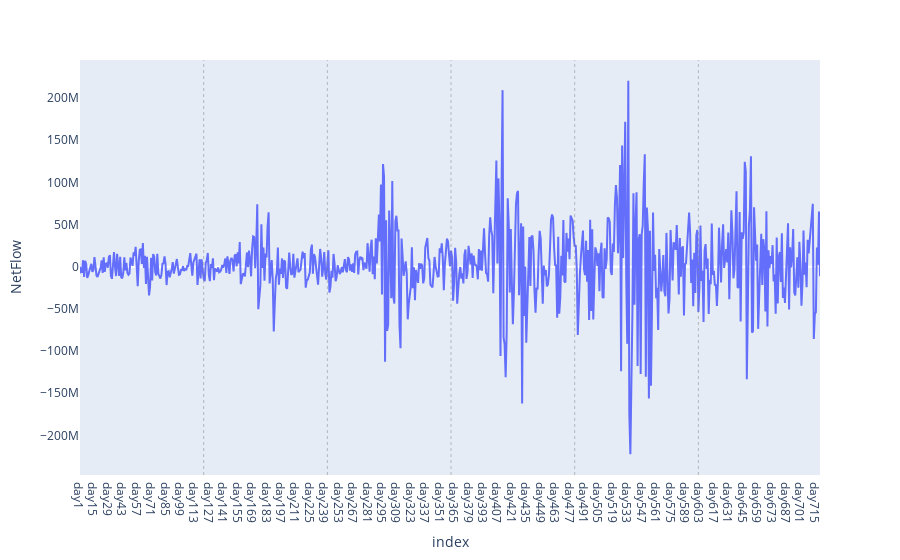
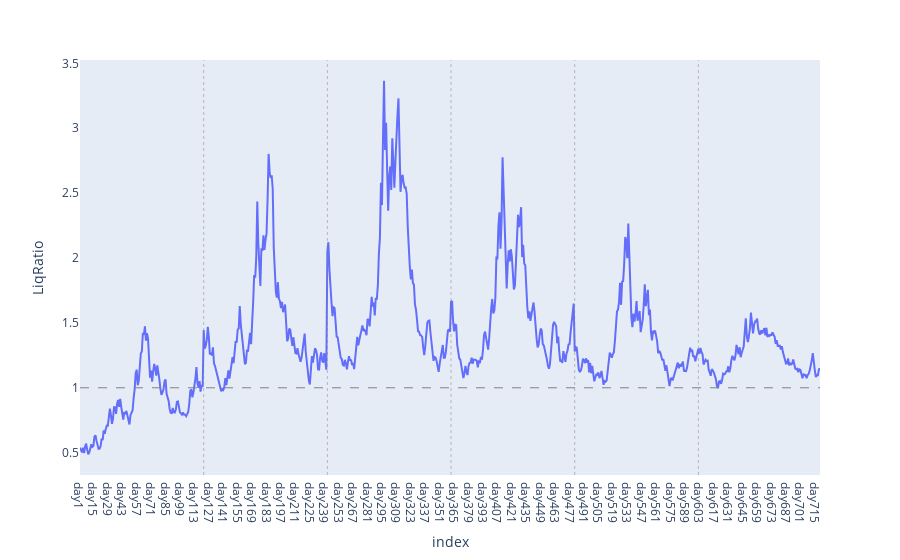
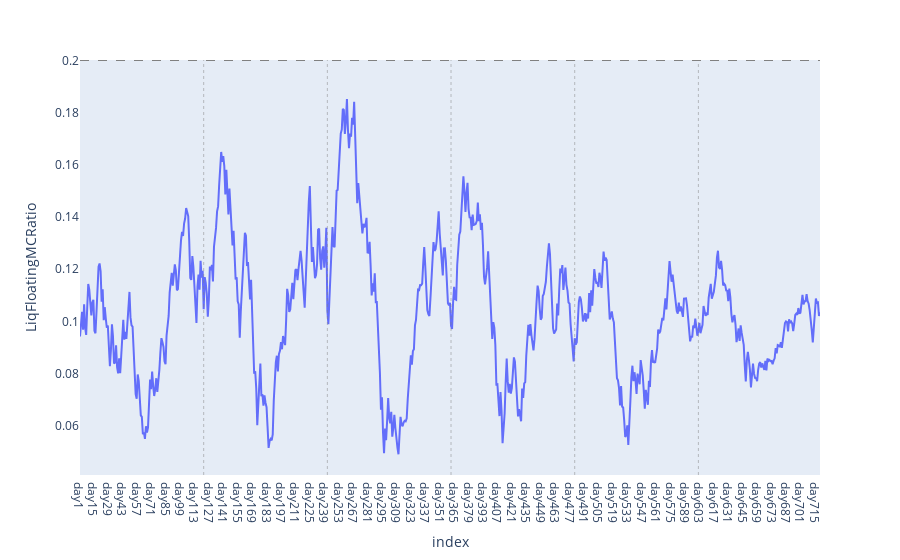

Here is the notebook cell these charts were saved with, in order:
### Code cell
# Plot batch1
for col in df.columns:
    if col in ('NetFlow', 'LiqRatio', 'LiqFloatingMCRatio'):
        fig = df.plot(x=df.index, y=df[col])
        fig.layout.update(xaxis=dict(showgrid=False), yaxis=dict(showgrid=False))
        for i in range (params.short_cycle, params.horizon, params.short_cycle):
            fig.add_vline(x=i, line_width=0.5, line_dash="dot", line_color="grey")
        if col == 'LiqRatio':
            fig.add_hline(y=1, line_width=1, line_dash="dash", line_color="grey")
        if col == 'LiqFloatingMCRatio':
            fig.add_hline(y=0.2, line_width=1, line_dash="dash", line_color="grey")
        fig.show()

### Figure 1 — Plotly figure (JSON) as saved in the notebook; plotly's stock layout.template omitted (floating-point values rounded to 4 significant figures; data arrays with more than 128 entries replaced by an {"elided": "..."} marker saying what was removed)
{"data": [{"hovertemplate": "index=%{x}<br>NetFlow=%{y}<extra></extra>", "legendgroup": "", "line": {"color": "#636efa", "dash": "solid"}, "marker": {"symbol": "circle"}, "mode": "lines", "name": "", "orientation": "v", "showlegend": false, "type": "scatter", "x": {"elided": "719 str values"}, "xaxis": "x", "y": {"elided": "719 float values"}, "yaxis": "y"}], "layout": {"legend": {"tracegroupgap": 0}, "margin": {"t": 60}, "shapes": [{"line": {"color": "grey", "dash": "dot", "width": 0.5}, "type": "line", "x0": 120, "x1": 120, "xref": "x", "y0": 0, "y1": 1, "yref": "y domain"}, {"line": {"color": "grey", "dash": "dot", "width": 0.5}, "type": "line", "x0": 240, "x1": 240, "xref": "x", "y0": 0, "y1": 1, "yref": "y domain"}, {"line": {"color": "grey", "dash": "dot", "width": 0.5}, "type": "line", "x0": 360, "x1": 360, "xref": "x", "y0": 0, "y1": 1, "yref": "y domain"}, {"line": {"color": "grey", "dash": "dot", "width": 0.5}, "type": "line", "x0": 480, "x1": 480, "xref": "x", "y0": 0, "y1": 1, "yref": "y domain"}, {"line": {"color": "grey", "dash": "dot", "width": 0.5}, "type": "line", "x0": 600, "x1": 600, "xref": "x", "y0": 0, "y1": 1, "yref": "y domain"}], "xaxis": {"anchor": "y", "domain": [0, 1], "showgrid": false, "title": {"text": "index"}}, "yaxis": {"anchor": "x", "domain": [0, 1], "showgrid": false, "title": {"text": "NetFlow"}}}}

### Figure 2 — Plotly figure (JSON) as saved in the notebook; plotly's stock layout.template omitted (floating-point values rounded to 4 significant figures; data arrays with more than 128 entries replaced by an {"elided": "..."} marker saying what was removed)
{"data": [{"hovertemplate": "index=%{x}<br>LiqRatio=%{y}<extra></extra>", "legendgroup": "", "line": {"color": "#636efa", "dash": "solid"}, "marker": {"symbol": "circle"}, "mode": "lines", "name": "", "orientation": "v", "showlegend": false, "type": "scatter", "x": {"elided": "719 str values"}, "xaxis": "x", "y": {"elided": "719 float values"}, "yaxis": "y"}], "layout": {"legend": {"tracegroupgap": 0}, "margin": {"t": 60}, "shapes": [{"line": {"color": "grey", "dash": "dot", "width": 0.5}, "type": "line", "x0": 120, "x1": 120, "xref": "x", "y0": 0, "y1": 1, "yref": "y domain"}, {"line": {"color": "grey", "dash": "dot", "width": 0.5}, "type": "line", "x0": 240, "x1": 240, "xref": "x", "y0": 0, "y1": 1, "yref": "y domain"}, {"line": {"color": "grey", "dash": "dot", "width": 0.5}, "type": "line", "x0": 360, "x1": 360, "xref": "x", "y0": 0, "y1": 1, "yref": "y domain"}, {"line": {"color": "grey", "dash": "dot", "width": 0.5}, "type": "line", "x0": 480, "x1": 480, "xref": "x", "y0": 0, "y1": 1, "yref": "y domain"}, {"line": {"color": "grey", "dash": "dot", "width": 0.5}, "type": "line", "x0": 600, "x1": 600, "xref": "x", "y0": 0, "y1": 1, "yref": "y domain"}, {"line": {"color": "grey", "dash": "dash", "width": 1}, "type": "line", "x0": 0, "x1": 1, "xref": "x domain", "y0": 1, "y1": 1, "yref": "y"}], "xaxis": {"anchor": "y", "domain": [0, 1], "showgrid": false, "title": {"text": "index"}}, "yaxis": {"anchor": "x", "domain": [0, 1], "showgrid": false, "title": {"text": "LiqRatio"}}}}

### Figure 3 — Plotly figure (JSON) as saved in the notebook; plotly's stock layout.template omitted (floating-point values rounded to 4 significant figures; data arrays with more than 128 entries replaced by an {"elided": "..."} marker saying what was removed)
{"data": [{"hovertemplate": "index=%{x}<br>LiqFloatingMCRatio=%{y}<extra></extra>", "legendgroup": "", "line": {"color": "#636efa", "dash": "solid"}, "marker": {"symbol": "circle"}, "mode": "lines", "name": "", "orientation": "v", "showlegend": false, "type": "scatter", "x": {"elided": "719 str values"}, "xaxis": "x", "y": {"elided": "719 float values"}, "yaxis": "y"}], "layout": {"legend": {"tracegroupgap": 0}, "margin": {"t": 60}, "shapes": [{"line": {"color": "grey", "dash": "dot", "width": 0.5}, "type": "line", "x0": 120, "x1": 120, "xref": "x", "y0": 0, "y1": 1, "yref": "y domain"}, {"line": {"color": "grey", "dash": "dot", "width": 0.5}, "type": "line", "x0": 240, "x1": 240, "xref": "x", "y0": 0, "y1": 1, "yref": "y domain"}, {"line": {"color": "grey", "dash": "dot", "width": 0.5}, "type": "line", "x0": 360, "x1": 360, "xref": "x", "y0": 0, "y1": 1, "yref": "y domain"}, {"line": {"color": "grey", "dash": "dot", "width": 0.5}, "type": "line", "x0": 480, "x1": 480, "xref": "x", "y0": 0, "y1": 1, "yref": "y domain"}, {"line": {"color": "grey", "dash": "dot", "width": 0.5}, "type": "line", "x0": 600, "x1": 600, "xref": "x", "y0": 0, "y1": 1, "yref": "y domain"}, {"line": {"color": "grey", "dash": "dash", "width": 1}, "type": "line", "x0": 0, "x1": 1, "xref": "x domain", "y0": 0.2, "y1": 0.2, "yref": "y"}], "xaxis": {"anchor": "y", "domain": [0, 1], "showgrid": false, "title": {"text": "index"}}, "yaxis": {"anchor": "x", "domain": [0, 1], "showgrid": false, "title": {"text": "LiqFloatingMCRatio"}}}}
